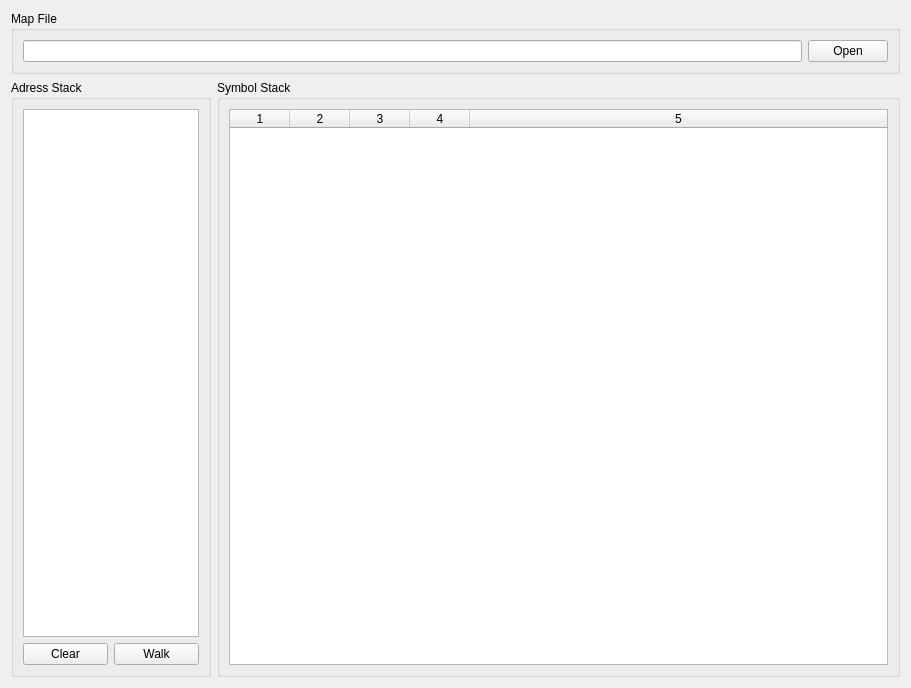
<?xml version="1.0" encoding="UTF-8"?>
<ui version="4.0">
 <class>Form</class>
 <widget class="QWidget" name="Form">
  <property name="geometry">
   <rect>
    <x>0</x>
    <y>0</y>
    <width>911</width>
    <height>688</height>
   </rect>
  </property>
  <property name="minimumSize">
   <size>
    <width>0</width>
    <height>0</height>
   </size>
  </property>
  <property name="windowTitle">
   <string>Form</string>
  </property>
  <layout class="QHBoxLayout" name="horizontalLayout_4">
   <item>
    <layout class="QVBoxLayout" name="verticalLayout_2">
     <item>
      <widget class="QGroupBox" name="mapfileBox">
       <property name="title">
        <string>Map File</string>
       </property>
       <layout class="QHBoxLayout" name="horizontalLayout_6">
        <item>
         <widget class="QLineEdit" name="fileLineEdit"/>
        </item>
        <item>
         <widget class="QPushButton" name="openButton">
          <property name="text">
           <string>Open</string>
          </property>
         </widget>
        </item>
       </layout>
      </widget>
     </item>
     <item>
      <layout class="QHBoxLayout" name="horizontalLayout_1">
       <item>
        <widget class="QGroupBox" name="editorBox">
         <property name="maximumSize">
          <size>
           <width>200</width>
           <height>16777215</height>
          </size>
         </property>
         <property name="title">
          <string>Adress Stack</string>
         </property>
         <layout class="QHBoxLayout" name="horizontalLayout_2">
          <item>
           <layout class="QVBoxLayout" name="verticalLayout">
            <item>
             <widget class="QPlainTextEdit" name="plainTextEdit">
              <property name="enabled">
               <bool>true</bool>
              </property>
             </widget>
            </item>
            <item>
             <layout class="QHBoxLayout" name="horizontalLayout_5">
              <item>
               <widget class="QPushButton" name="clearButton">
                <property name="text">
                 <string>Clear</string>
                </property>
               </widget>
              </item>
              <item>
               <widget class="QPushButton" name="searchButton">
                <property name="text">
                 <string>Walk</string>
                </property>
               </widget>
              </item>
             </layout>
            </item>
           </layout>
          </item>
         </layout>
        </widget>
       </item>
       <item>
        <widget class="QGroupBox" name="previewerBox">
         <property name="title">
          <string>Symbol Stack</string>
         </property>
         <layout class="QHBoxLayout" name="horizontalLayout_3">
          <item>
           <widget class="QTableWidget" name="tableWidget">
            <property name="editTriggers">
             <set>QAbstractItemView::NoEditTriggers</set>
            </property>
            <property name="selectionBehavior">
             <enum>QAbstractItemView::SelectRows</enum>
            </property>
            <property name="columnCount">
             <number>5</number>
            </property>
            <attribute name="horizontalHeaderDefaultSectionSize">
             <number>60</number>
            </attribute>
            <attribute name="horizontalHeaderStretchLastSection">
             <bool>true</bool>
            </attribute>
            <column/>
            <column/>
            <column/>
            <column/>
            <column/>
           </widget>
          </item>
         </layout>
        </widget>
       </item>
      </layout>
     </item>
    </layout>
   </item>
  </layout>
 </widget>
 <resources/>
 <connections/>
</ui>
